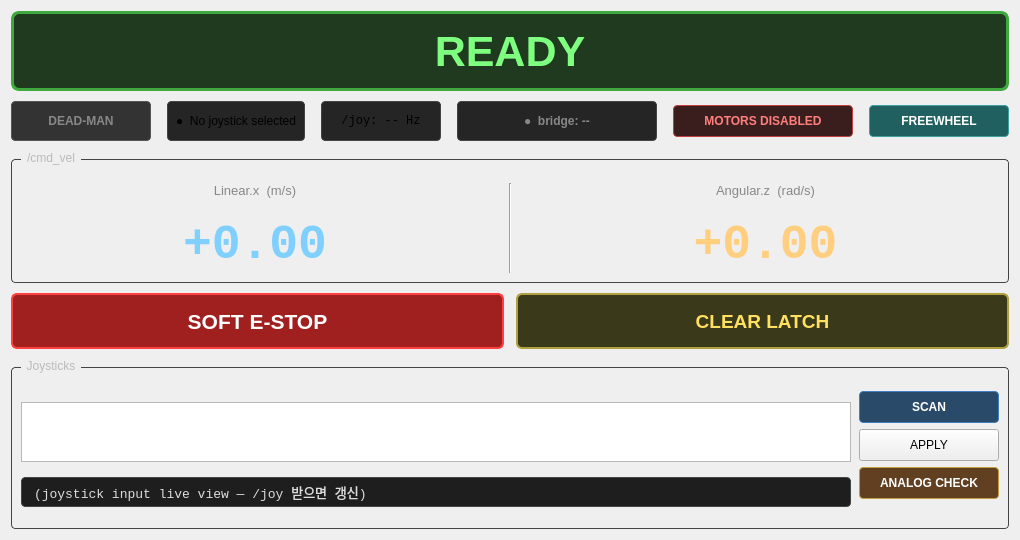
     <widget class="QWidget" name="tab_joystick">
      <attribute name="title"><string>Joystick Control</string></attribute>
      <layout class="QVBoxLayout" name="joy_layout">
       <property name="spacing"><number>10</number></property>

       <!-- E-STOP banner -->
       <item>
        <widget class="QLabel" name="lbl_estop_banner">
         <property name="minimumSize"><size><width>0</width><height>80</height></size></property>
         <property name="alignment"><set>Qt::AlignCenter</set></property>
         <property name="text"><string>READY</string></property>
         <property name="styleSheet">
          <string notr="true">QLabel { background:#1f3a1f; color:#7fff7f; border:3px solid #3fa83f; border-radius:8px; font-size:32pt; font-weight:bold; }</string>
         </property>
        </widget>
       </item>

       <!-- Status row -->
       <item>
        <layout class="QHBoxLayout" name="status_row">
         <property name="spacing"><number>16</number></property>
         <item>
          <widget class="QLabel" name="lbl_deadman">
           <property name="minimumSize"><size><width>140</width><height>40</height></size></property>
           <property name="alignment"><set>Qt::AlignCenter</set></property>
           <property name="text"><string>DEAD-MAN</string></property>
           <property name="styleSheet">
            <string notr="true">QLabel { background:#333; color:#888; border:1px solid #555; border-radius:4px; font-weight:bold; }</string>
           </property>
          </widget>
         </item>
         <item>
          <widget class="QLabel" name="lbl_conn_status">
           <property name="alignment"><set>Qt::AlignCenter</set></property>
           <property name="text"><string>●  No joystick selected</string></property>
           <property name="styleSheet">
            <string notr="true">QLabel { background:#252525; padding:8px; border:1px solid #444; border-radius:4px; }</string>
           </property>
          </widget>
         </item>
         <item>
          <widget class="QLabel" name="lbl_joy_hz">
           <property name="minimumSize"><size><width>120</width><height>0</height></size></property>
           <property name="alignment"><set>Qt::AlignCenter</set></property>
           <property name="text"><string>/joy: -- Hz</string></property>
           <property name="styleSheet">
            <string notr="true">QLabel { background:#252525; padding:8px; border:1px solid #444; border-radius:4px; font-family:monospace; }</string>
           </property>
          </widget>
         </item>
         <!-- ESP32 bridge connection badge (driven by /joint_states freshness) -->
         <item>
          <widget class="QLabel" name="lbl_bridge_status">
           <property name="minimumSize"><size><width>200</width><height>0</height></size></property>
           <property name="alignment"><set>Qt::AlignCenter</set></property>
           <property name="text"><string>●  bridge: --</string></property>
           <property name="styleSheet">
            <string notr="true">QLabel { background:#252525; color:#888; padding:6px; border:1px solid #444; border-radius:4px; font-weight:bold; }</string>
           </property>
          </widget>
         </item>
         <!-- Motor enable toggle (publishes /motor_enable Bool, /clear_error on enable) -->
         <item>
          <widget class="QPushButton" name="btn_motor_enable">
           <property name="minimumSize"><size><width>180</width><height>0</height></size></property>
           <property name="checkable"><bool>true</bool></property>
           <property name="text"><string>MOTORS DISABLED</string></property>
           <property name="styleSheet">
            <string notr="true">QPushButton { background:#3a1e1e; color:#ff7f7f; padding:8px; border:1px solid #c04040; border-radius:4px; font-weight:bold; } QPushButton:checked { background:#1e3a1e; color:#7fff7f; border:1px solid #3fa83f; }</string>
           </property>
          </widget>
         </item>
         <!-- FREEWHEEL: motor OFF + brake RELEASED. Required for hand rotation. -->
         <item>
          <widget class="QPushButton" name="btn_freewheel">
           <property name="minimumSize"><size><width>140</width><height>0</height></size></property>
           <property name="text"><string>FREEWHEEL</string></property>
           <property name="toolTip"><string>Send /freewheel (Empty) → bridge sends #F → firmware: motor OFF + brake released. For manual rotation (kinematic calibration, hand-pushing). Motor will not respond to RPM commands until MOTORS ENABLED clicked again.</string></property>
           <property name="styleSheet">
            <string notr="true">QPushButton { background:#206060; color:white; padding:8px; border:1px solid #40a0a0; border-radius:4px; font-weight:bold; } QPushButton:hover { background:#208080; }</string>
           </property>
          </widget>
         </item>
        </layout>
       </item>

       <!-- cmd_vel readout -->
       <item>
        <widget class="QGroupBox" name="grp_cmdvel">
         <property name="title"><string>/cmd_vel</string></property>
         <property name="styleSheet">
          <string notr="true">QGroupBox { color:#bbb; border:1px solid #444; border-radius:4px; margin-top:8px; padding-top:14px; } QGroupBox::title { subcontrol-origin: margin; left:10px; padding:0 4px; }</string>
         </property>
         <layout class="QHBoxLayout" name="cmdvel_layout">
          <property name="spacing"><number>20</number></property>
          <item>
           <layout class="QVBoxLayout" name="linear_box">
            <item>
             <widget class="QLabel" name="lbl_linear_caption">
              <property name="alignment"><set>Qt::AlignCenter</set></property>
              <property name="text"><string>Linear.x  (m/s)</string></property>
              <property name="styleSheet"><string notr="true">QLabel { color:#888; font-size:10pt; }</string></property>
             </widget>
            </item>
            <item>
             <widget class="QLabel" name="lbl_linear_value">
              <property name="alignment"><set>Qt::AlignCenter</set></property>
              <property name="text"><string>+0.00</string></property>
              <property name="styleSheet"><string notr="true">QLabel { color:#7fcfff; font-family:monospace; font-size:36pt; font-weight:bold; }</string></property>
             </widget>
            </item>
           </layout>
          </item>
          <item>
           <widget class="Line" name="separator">
            <property name="orientation"><enum>Qt::Vertical</enum></property>
           </widget>
          </item>
          <item>
           <layout class="QVBoxLayout" name="angular_box">
            <item>
             <widget class="QLabel" name="lbl_angular_caption">
              <property name="alignment"><set>Qt::AlignCenter</set></property>
              <property name="text"><string>Angular.z  (rad/s)</string></property>
              <property name="styleSheet"><string notr="true">QLabel { color:#888; font-size:10pt; }</string></property>
             </widget>
            </item>
            <item>
             <widget class="QLabel" name="lbl_angular_value">
              <property name="alignment"><set>Qt::AlignCenter</set></property>
              <property name="text"><string>+0.00</string></property>
              <property name="styleSheet"><string notr="true">QLabel { color:#ffcf7f; font-family:monospace; font-size:36pt; font-weight:bold; }</string></property>
             </widget>
            </item>
           </layout>
          </item>
         </layout>
        </widget>
       </item>

       <!-- E-STOP buttons -->
       <item>
        <layout class="QHBoxLayout" name="estop_buttons_row">
         <property name="spacing"><number>12</number></property>
         <item>
          <widget class="QPushButton" name="btn_soft_estop">
           <property name="minimumSize"><size><width>0</width><height>56</height></size></property>
           <property name="text"><string>SOFT E-STOP</string></property>
           <property name="styleSheet">
            <string notr="true">QPushButton { background:#a02020; color:white; border:2px solid #ff4040; border-radius:6px; font-size:16pt; font-weight:bold; } QPushButton:hover { background:#c02020; } QPushButton:pressed { background:#801010; }</string>
           </property>
          </widget>
         </item>
         <item>
          <widget class="QPushButton" name="btn_clear_latch">
           <property name="minimumSize"><size><width>180</width><height>56</height></size></property>
           <property name="text"><string>CLEAR LATCH</string></property>
           <property name="styleSheet">
            <string notr="true">QPushButton { background:#3a3a1a; color:#ffe060; border:2px solid #b0a040; border-radius:6px; font-size:14pt; font-weight:bold; } QPushButton:hover { background:#4a4a1a; } QPushButton:pressed { background:#2a2a0a; }</string>
           </property>
          </widget>
         </item>
        </layout>
       </item>

       <!-- Joystick devices -->
       <item>
        <widget class="QGroupBox" name="grp_devices">
         <property name="title"><string>Joysticks</string></property>
         <property name="styleSheet">
          <string notr="true">QGroupBox { color:#bbb; border:1px solid #444; border-radius:4px; margin-top:8px; padding-top:14px; } QGroupBox::title { subcontrol-origin: margin; left:10px; padding:0 4px; }</string>
         </property>
         <layout class="QHBoxLayout" name="devices_layout">
          <property name="spacing"><number>8</number></property>
          <item>
           <layout class="QVBoxLayout" name="devices_left_col">
            <property name="spacing"><number>4</number></property>
            <item>
             <widget class="QListWidget" name="lst_devices">
              <property name="minimumSize"><size><width>0</width><height>40</height></size></property>
              <property name="maximumSize"><size><width>16777215</width><height>60</height></size></property>
             </widget>
            </item>
            <item>
             <widget class="QLabel" name="lbl_joy_live">
              <property name="text"><string>(joystick input live view — /joy 받으면 갱신)</string></property>
              <property name="alignment"><set>Qt::AlignLeft|Qt::AlignVCenter</set></property>
              <property name="wordWrap"><bool>false</bool></property>
              <property name="minimumSize"><size><width>0</width><height>30</height></size></property>
              <property name="maximumSize"><size><width>16777215</width><height>30</height></size></property>
              <property name="styleSheet"><string notr="true">QLabel { background:#1e1e1e; color:#ddd; border:1px solid #444; border-radius:4px; padding:4px 8px; font-family:monospace; font-size:10pt; }</string></property>
             </widget>
            </item>
           </layout>
          </item>
          <item>
           <layout class="QVBoxLayout" name="devices_btn_col">
            <property name="spacing"><number>6</number></property>
            <item>
             <widget class="QPushButton" name="btn_scan_devices">
              <property name="minimumSize"><size><width>140</width><height>32</height></size></property>
              <property name="text"><string>SCAN</string></property>
              <property name="styleSheet"><string notr="true">QPushButton { background:#2a4a6a; color:white; border:1px solid #4080c0; border-radius:4px; font-weight:bold; }</string></property>
             </widget>
            </item>
            <item>
             <widget class="QPushButton" name="btn_apply_device">
              <property name="minimumSize"><size><width>140</width><height>32</height></size></property>
              <property name="text"><string>APPLY</string></property>
             </widget>
            </item>
            <item>
             <widget class="QPushButton" name="btn_analog_check">
              <property name="minimumSize"><size><width>140</width><height>32</height></size></property>
              <property name="text"><string>ANALOG CHECK</string></property>
              <property name="toolTip"><string>5초간 axes/buttons 활동 측정 → ANALOG 모드 ON/OFF 자동 판정. Microntek 컨트롤러의 ANALOG 토글 LED 가 꺼진 채로 운전 시도 시 cmd_vel 가 0 으로 나가는 사고 방지.</string></property>
              <property name="styleSheet"><string notr="true">QPushButton { background:#604020; color:white; border:1px solid #c0a040; border-radius:4px; font-weight:bold; } QPushButton:hover { background:#806030; }</string></property>
             </widget>
            </item>
            <item>
             <spacer name="dev_spacer">
              <property name="orientation"><enum>Qt::Vertical</enum></property>
              <property name="sizeHint" stdset="0"><size><width>20</width><height>20</height></size></property>
             </spacer>
            </item>
           </layout>
          </item>
         </layout>
        </widget>
       </item>

      </layout>
     </widget>
